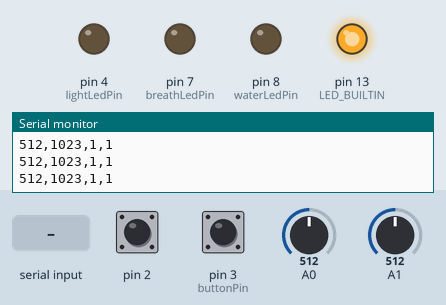
Recording of a sketch running on a simulated Arduino Uno, built with avr-gcc and run on an emulated ATmega328P. Shown: output pins drawn as LEDs (lit = HIGH), the last lines printed to the serial monitor. Inputs (shaded band) come from the test bench; at power-on: pin 2 HIGH, pin 3 (buttonPin) HIGH, A0 = 512, A1 = 512.

Above: at 1.0 s.
1.1 s: "90,45,200\n" received over Serial
At 2.3 s:
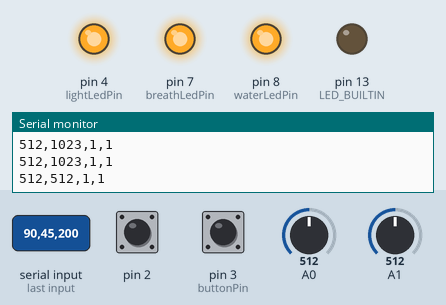
2.9 s: "30,150,10\n" received over Serial
At 3.8 s:
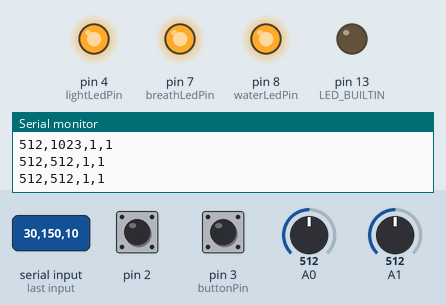
4.4 s: "5\n" received over Serial
At 5.4 s:
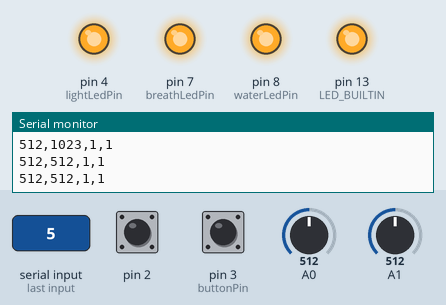
7.4 s: "90\n" received over Serial
At 10.5 s:
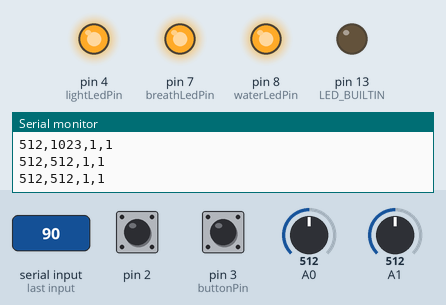
Timing chart, 0 to 11.4 s (numbered marks = the images above; inputs shaded):
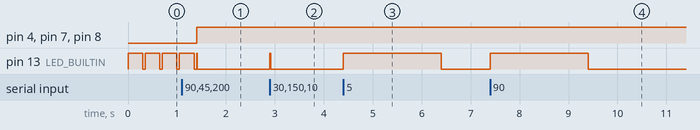

Measured:
- after the input at 1.1 s, pin 4 (lightLedPin), pin 7 (breathLedPin), pin 8 (waterLedPin): LOW → HIGH after 0.30 s
- after the input at 2.9 s, pin 13 (LED_BUILTIN): LOW → HIGH at once, → LOW 0.02 s later
- after the input at 4.4 s, pin 13 (LED_BUILTIN): LOW → HIGH at once, → LOW 2.0 s later
- after the input at 7.4 s, pin 13 (LED_BUILTIN): LOW → HIGH at once, → LOW 2.0 s later

The sketch:

final_project.ino
```cpp
int lightLedPin = 4;
int breathLedPin = 7;
int waterLedPin = 8;
int buttonPin = 3;

void setup() {
  Serial.begin(9600);

  pinMode(LED_BUILTIN, OUTPUT);
  //output
  pinMode(lightLedPin, OUTPUT);
  pinMode(breathLedPin, OUTPUT);
  pinMode(waterLedPin, OUTPUT);
  //input_pllup resistor
  pinMode(2, INPUT_PULLUP);
  pinMode(buttonPin, INPUT_PULLUP);

  while (Serial.available() <= 0) {
    digitalWrite(LED_BUILTIN, HIGH); //on/blink while waiting for serial data
    Serial.println("512,1023,1,1");  //starting message
    delay(300);
    digitalWrite(LED_BUILTIN, LOW);
    delay(50);
  }
}

void loop() {
  while (Serial.available()) {
    digitalWrite(LED_BUILTIN, HIGH);

    int lightState = Serial.parseInt();
    int breathState = Serial.parseInt();
    int waterState = Serial.parseInt();

    if (Serial.read() == '\n') {
      digitalWrite(lightLedPin, lightState);
      digitalWrite(breathLedPin, breathState);
      digitalWrite(waterLedPin, waterState);

      //send to p5
      int breathing = analogRead(A0);
      delay(5);
      int light = analogRead(A1);
      delay(5);
      int sipping = digitalRead(2);
      int buttonState = digitalRead(buttonPin);

      Serial.print(breathing);
      Serial.print(',');
      Serial.print(light);
      Serial.print(',');
      Serial.print(sipping);
      Serial.print(',');
      Serial.println(buttonState);
    }
  }
  digitalWrite(LED_BUILTIN, LOW);
}
```
